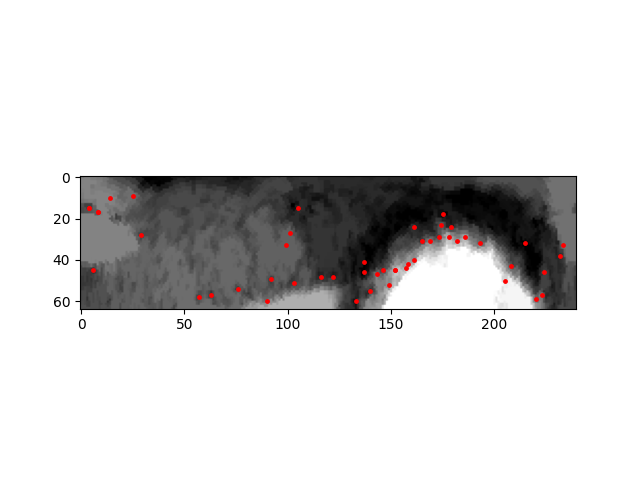
#> input picture descriptors_SIFTv2/C1_S1_I1.png, 640 x 480 px, found by its file name
$ python histogram.py
#> lines starting #> are read from the running program, lines starting #| are printed output that depends on the picture
import matplotlib.pyplot as plt
import numpy as np
from skimage import exposure
from skimage.color import rgb2gray
from PIL import Image
from skimage import morphology

image = Image.open(
    "C:\\Users\\fulvi\\DataspellProjects\\tesi\\UBIRISv2\\CLASSES_400_300_Part1\\Iridi\\C1_S1_I1.png").convert("RGB")

image = rgb2gray(image)  # grayscale
#> image: shape (480, 640) float64
plt.imshow(image)
plt.gray()
plt.show()

#%%
plt.hist(image.flatten(), bins=128)
plt.title("Histogram")
plt.xlabel("Pixel Value")
plt.ylabel("Frequency (num pixel)")
plt.show()
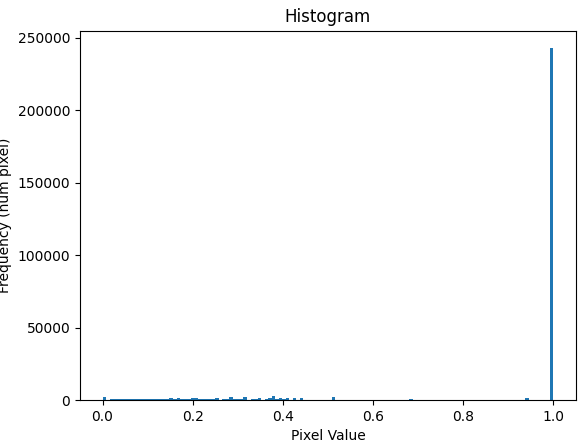
#> figure drawn by matplotlib, 1 panel; tallest bar 242950 high, from x = 0.992 to 1

#%%

image = Image.open(
    "C:\\Users\\fulvi\\DataspellProjects\\tesi\\UBIRISv2\\CLASSES_400_300_Part1\\Iridi\\C1_S1_I1.png").convert("RGB")

image = rgb2gray(image)  # grayscale
image = morphology.diameter_opening(image, diameter_threshold=32)

plt.imshow(image)
plt.gray()
plt.show()
